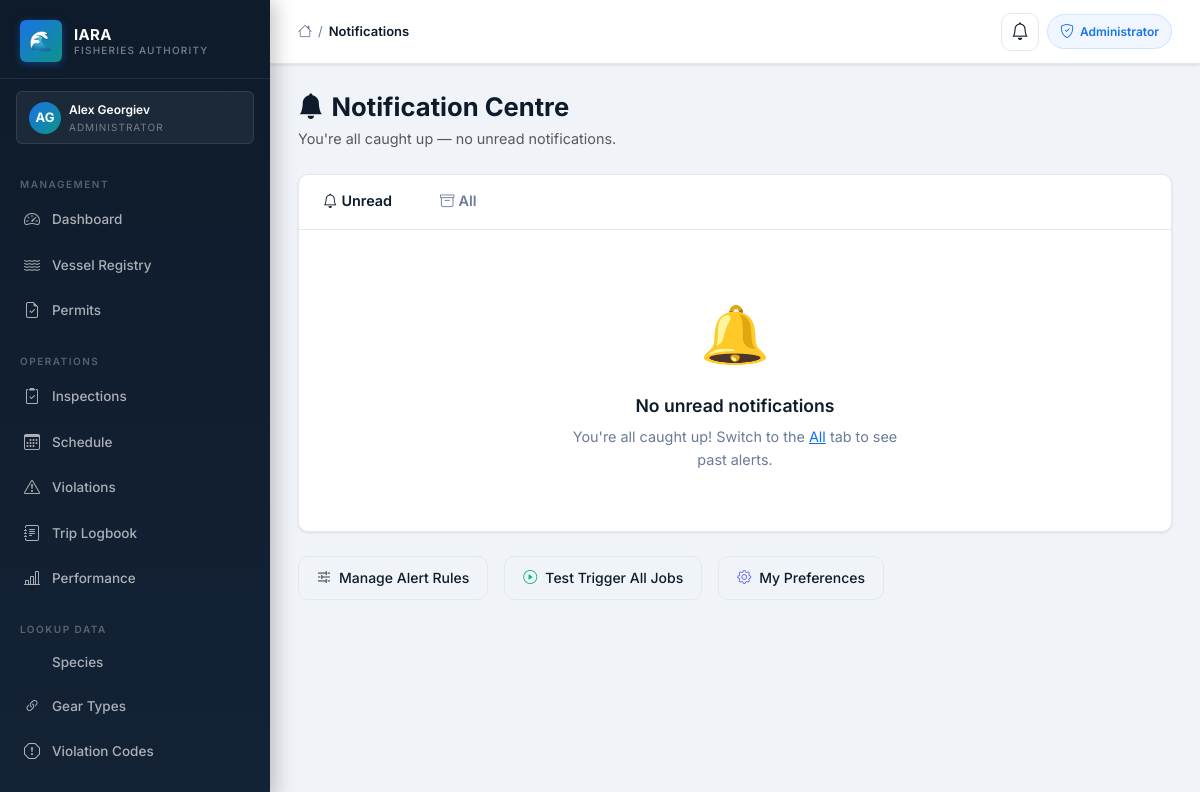
The app's page /alerts/ (signed in) with its own data.
### iara_app/models.py (models this page shows, shortened)
class User(UserMixin, db.Model):
    __tablename__ = "users"
    id = db.Column(db.Integer, primary_key=True)
    first_name = db.Column(db.String(50), nullable=False)
    last_name = db.Column(db.String(50), nullable=False)
    email = db.Column(db.String(120), unique=True, nullable=False)
    phone = db.Column(db.String(20), nullable=False)
    role = db.Column(db.String(50), nullable=False)
    password_hash = db.Column(db.String(128), nullable=False)
    vessel_registration = db.Column(db.String(50))
    fishing_permit_number = db.Column(db.String(50))
    inspector_id = db.Column(db.Integer, db.ForeignKey("users.id"), nullable=True)
    id_number = db.Column(db.String(50))
    age_category = db.Column(db.String(20))
    created_at = db.Column(db.DateTime, default=datetime.utcnow)
    is_active = db.Column(db.Boolean, default=True)
    reset_token       = db.Column(db.String(100), nullable=True)
    reset_token_expiry = db.Column(db.DateTime, nullable=True)
    failed_logins   = db.Column(db.Integer, default=0)
    locked_until    = db.Column(db.DateTime, nullable=True)
    inspections = db.relationship("Inspection", foreign_keys="Inspection.inspector_id", backref="inspector", lazy=True)
    scheduled_inspections = db.relationship("ScheduledInspection", foreign_keys="ScheduledInspection.inspector_id", backref="assigned_inspector", lazy=True)
    created_scheduled_inspections = db.relationship("ScheduledInspection", foreign_keys="ScheduledInspection.created_by_id", backref="created_by_user", lazy=True)
    audit_logs = db.relationship("AuditLog", foreign_keys="AuditLog.user_id", backref="user", lazy=True)
    alerts = db.relationship("Alert", foreign_keys="Alert.user_id", backref="recipient", lazy=True)

### iara_app/routes/alerts.py (the view)
@bp.route("/")
@login_required
def notification_center():
    tab = request.args.get("tab", "unread")   # "unread" | "all"
    page = request.args.get("page", 1, type=int)
    base_q = Alert.query.filter_by(user_id=current_user.id).order_by(Alert.created_at.desc())
    if tab == "unread":
        base_q = base_q.filter_by(is_read=False)
    pagination = base_q.paginate(page=page, per_page=20, error_out=False)
    alerts = pagination.items
    return render_template(
        "alerts/notification_center.html",
        title="Notifications",
        alerts=alerts,
        pagination=pagination,
        tab=tab,
        unread_count=_unread_count(),
    )

### iara_app/routes/alerts.py (called while the page is built)
def _unread_count():
    return Alert.query.filter_by(user_id=current_user.id, is_read=False).count()

### iara_app/templates/alerts/notification_center.html (shortened to what this page needs)
{% extends "layout/base.html" %}
{% block content %}
<div class="d-flex align-items-center justify-content-between mb-4">
  <div>
    <h1 class="fw-bold mb-1" style="font-size:1.6rem;">
      <i class="bi bi-bell-fill me-2" style="color:var(--accent-primary);"></i>Notification Centre
    </h1>
    <p class="text-muted mb-0" style="font-size:.9rem;">
      {% if unread_count > 0 %}
        You have <strong>{{ unread_count }}</strong> unread notification{{ 's' if unread_count != 1 }}.
      {% else %}
        You're all caught up — no unread notifications.
      {% endif %}
    </p>
  </div>
</div>
<div class="iara-card mb-4" style="padding:0;overflow:hidden;">
  <div style="display:flex;border-bottom:1px solid var(--border-color);">
    <a href="{{ url_for('alerts.notification_center', tab='unread') }}"
       style="padding:14px 24px;font-size:.9rem;font-weight:600;text-decoration:none;border-bottom:3px solid {% if tab=='unread' %}var(--accent-primary){% else %}transparent{% endif %};color:{% if tab=='unread' %}var(--accent-primary){% else %}var(--text-secondary){% endif %};">
      <i class="bi bi-bell me-1"></i>Unread
    </a>
    <a href="{{ url_for('alerts.notification_center', tab='all') }}"
       style="padding:14px 24px;font-size:.9rem;font-weight:600;text-decoration:none;border-bottom:3px solid {% if tab=='all' %}var(--accent-primary){% else %}transparent{% endif %};color:{% if tab=='all' %}var(--accent-primary){% else %}var(--text-secondary){% endif %};">
      <i class="bi bi-archive me-1"></i>All
    </a>
  </div>
  {% if alerts %}
    <div>
      {% for alert in alerts %}
      <div style="display:flex;align-items:flex-start;gap:16px;padding:16px 20px;border-bottom:1px solid var(--border-color);{% if not alert.is_read %}background:rgba(59,130,246,.04);{% endif %}transition:background .15s;">
        <div style="font-size:1.4rem;padding-top:2px;min-width:24px;text-align:center;">
          {{ sev_icon(alert.severity) }}
        </div>
        <div style="flex:1;min-width:0;">
          <div class="d-flex align-items-center gap-2 mb-1 flex-wrap">
            <span style="font-weight:{% if not alert.is_read %}700{% else %}500{% endif %};font-size:.95rem;color:var(--text-primary);">
              {{ alert.title }}
            </span>
            {{ sev_badge(alert.severity) }}
            {% if not alert.is_read %}
              <span class="badge" style="background:var(--accent-primary);color:#fff;font-size:10px;">NEW</span>
            {% endif %}
          </div>
          <p style="font-size:.85rem;color:var(--text-secondary);margin:0 0 6px;">{{ alert.message }}</p>
          <small style="color:var(--text-muted,#94a3b8);font-size:.78rem;">
            <i class="bi bi-clock me-1"></i>{{ alert.created_at.strftime('%d %b %Y %H:%M') }}
            &nbsp;·&nbsp;
            <span style="text-transform:capitalize;">{{ alert.type.replace('_',' ') }}</span>
          </small>
        </div>
        <div style="display:flex;flex-direction:column;gap:6px;align-items:flex-end;min-width:90px;">
          {% if not alert.is_read %}
          <form method="post" action="{{ url_for('alerts.mark_read', alert_id=alert.id) }}">
            <input type="hidden" name="csrf_token" value="{{ csrf_token() }}">
            <button type="submit" title="Mark read{% if alert.link_url %} & open{% endif %}"
              style="background:var(--surface-hover,#f1f5f9);border:1px solid var(--border-color);border-radius:8px;padding:5px 12px;font-size:.8rem;cursor:pointer;color:var(--text-primary);">
              {% if alert.link_url %}<i class="bi bi-arrow-right-circle me-1"></i>Open{% else %}<i class="bi bi-check me-1"></i>Read{% endif %}
            </button>
          </form>
          {% elif alert.link_url %}
          <a href="{{ alert.link_url }}"
             style="background:var(--surface-hover,#f1f5f9);border:1px solid var(--border-color);border-radius:8px;padding:5px 12px;font-size:.8rem;text-decoration:none;color:var(--text-primary);">
            <i class="bi bi-arrow-right-circle me-1"></i>Open
          </a>
          {% endif %}
        </div>
      </div>
      {% endfor %}
    </div>
    {% if pagination.pages > 1 %}
    <div style="padding:16px 20px;display:flex;gap:8px;align-items:center;justify-content:center;">
      {% if pagination.has_prev %}
      <a href="{{ url_for('alerts.notification_center', tab=tab, page=pagination.prev_num) }}"
         class="btn btn-sm btn-outline-secondary">‹ Prev</a>
      {% endif %}
      <span style="font-size:.85rem;color:var(--text-secondary);">
        Page {{ pagination.page }} of {{ pagination.pages }}
      </span>
      {% if pagination.has_next %}
      <a href="{{ url_for('alerts.notification_center', tab=tab, page=pagination.next_num) }}"
         class="btn btn-sm btn-outline-secondary">Next ›</a>
      {% endif %}
    </div>
    {% endif %}
  {% else %}
    <div style="text-align:center;padding:60px 20px;">
      <div style="font-size:3.5rem;margin-bottom:16px;">🔔</div>
      <h3 style="font-size:1.1rem;font-weight:600;color:var(--text-primary);margin-bottom:8px;">
        {% if tab == 'unread' %}No unread notifications{% else %}No notifications yet{% endif %}
      </h3>
      <p style="color:var(--text-secondary);font-size:.9rem;max-width:340px;margin:0 auto;">
        {% if tab == 'unread' %}
          You're all caught up! Switch to the <a href="{{ url_for('alerts.notification_center', tab='all') }}">All</a> tab to see past alerts.
        {% else %}
          The system will automatically generate alerts for permit expiry, high-risk vessels, and unusual activity.
        {% endif %}
      </p>
    </div>
  {% endif %}
</div>
{% if current_user.role == 'administrator' %}
<div class="d-flex gap-3 flex-wrap">
  <a href="{{ url_for('alerts.alert_rules') }}"
     style="display:inline-flex;align-items:center;gap:8px;padding:10px 18px;background:var(--surface-card);border:1px solid var(--border-color);border-radius:10px;text-decoration:none;color:var(--text-primary);font-size:.875rem;font-weight:500;">
    <i class="bi bi-sliders2" style="color:var(--accent-primary);"></i>Manage Alert Rules
  </a>
  <a href="{{ url_for('alerts.test_trigger') }}"
     style="display:inline-flex;align-items:center;gap:8px;padding:10px 18px;background:var(--surface-card);border:1px solid var(--border-color);border-radius:10px;text-decoration:none;color:var(--text-primary);font-size:.875rem;font-weight:500;">
    <i class="bi bi-play-circle" style="color:#10b981;"></i>Test Trigger All Jobs
  </a>
  <a href="{{ url_for('alerts.preferences') }}"
     style="display:inline-flex;align-items:center;gap:8px;padding:10px 18px;background:var(--surface-card);border:1px solid var(--border-color);border-radius:10px;text-decoration:none;color:var(--text-primary);font-size:.875rem;font-weight:500;">
    <i class="bi bi-gear" style="color:#6366f1;"></i>My Preferences
  </a>
</div>
{% endif %}
{% endblock %}

### iara_app/templates/layout/base.html (shortened to what this page needs)
<!DOCTYPE html>
<html lang="en">
<head>
  <link href="https://cdn.jsdelivr.net/npm/bootstrap@5.3.2/dist/css/bootstrap.min.css" rel="stylesheet">
  <link rel="stylesheet" href="https://cdn.jsdelivr.net/npm/bootstrap-icons@1.11.3/font/bootstrap-icons.min.css">
  <link rel="stylesheet" href="{{ url_for('static', filename='css/iara_theme.css') }}">
</head>
<body>
  {% if current_user.is_authenticated %}
  <aside class="iara-sidebar">
    <a class="sidebar-brand" href="#">
      <div class="sidebar-brand-icon">🌊</div>
      <div class="sidebar-brand-text">
        <div class="sidebar-brand-name">IARA</div>
        <div class="sidebar-brand-sub">Fisheries Authority</div>
      </div>
    </a>
    <div class="sidebar-role-banner">
      <div class="sidebar-role-avatar">
        {{ current_user.first_name[0]|upper }}{{ current_user.last_name[0]|upper }}
      </div>
      <div>
        <div class="sidebar-role-name">{{ current_user.first_name }} {{ current_user.last_name }}</div>
        <div class="sidebar-role-label">
          {% if current_user.role == "administrator" %}Administrator
          {% elif current_user.role == "inspector" %}Inspector
          {% elif current_user.role == "fisherman" %}Fisherman
          {% else %}Amateur Fisher{% endif %}
        </div>
      </div>
    </div>
    <nav class="sidebar-nav">
      {% if current_user.role == "administrator" %}
      <div class="sidebar-section-label">Management</div>
      <a href="{{ url_for('admin.admin_dashboard') }}"
        class="sidebar-link {% if request.endpoint == 'admin.admin_dashboard' %}active{% endif %}">
        <i class="bi bi-speedometer2"></i> Dashboard
      </a>
      <a href="{{ url_for('admin.vessels') }}"
        class="sidebar-link {% if 'vessel' in request.endpoint %}active{% endif %}">
        <i class="bi bi-water"></i> Vessel Registry
      </a>
      <a href="{{ url_for('admin.permits') }}"
        class="sidebar-link ">
        <i class="bi bi-file-earmark-check"></i> Permits
      </a>
      <div class="sidebar-section-label" style="margin-top:8px;">Operations</div>
      <a href="{{ url_for('admin.admin_inspections') }}"
        class="sidebar-link {% if 'inspection' in request.endpoint and 'schedule' not in request.endpoint %}active{% endif %}">
        <i class="bi bi-clipboard2-check"></i> Inspections
      </a>
      <a href="{{ url_for('admin.schedule_list') }}"
        class="sidebar-link {% if 'schedule' in request.endpoint %}active{% endif %}">
        <i class="bi bi-calendar3"></i> Schedule
      </a>
      <a href="{{ url_for('admin.admin_violations') }}"
        class="sidebar-link {% if 'violation' in request.endpoint %}active{% endif %}">
        <i class="bi bi-exclamation-triangle"></i> Violations
      </a>
      <a href="{{ url_for('trips.trips_list') }}"
        class="sidebar-link {% if 'trips' in request.endpoint %}active{% endif %}">
        <i class="bi bi-journal-text"></i> Trip Logbook
      </a>
      <a href="{{ url_for('admin.admin_inspector_performance') }}"
        class="sidebar-link {% if 'performance' in request.endpoint %}active{% endif %}">
        <i class="bi bi-bar-chart-line"></i> Performance
      </a>
      <div class="sidebar-section-label" style="margin-top:8px;">Lookup Data</div>
      <a href="{{ url_for('lookup.species_list') }}"
        class="sidebar-link {% if 'species' in request.endpoint %}active{% endif %}">
         Species
      </a>
      <a href="{{ url_for('lookup.gear_list') }}"
        class="sidebar-link {% if 'gear' in request.endpoint %}active{% endif %}">
        <i class="bi bi-link-45deg"></i> Gear Types
      </a>
      <a href="{{ url_for('lookup.violation_codes_list') }}"
        class="sidebar-link {% if 'violation_code' in request.endpoint %}active{% endif %}">
        <i class="bi bi-exclamation-octagon"></i> Violation Codes
      </a>
      <div class="sidebar-section-label" style="margin-top:8px;">System</div>
      {% endif %}
    </nav>
  </aside>
  {% endif %}
  <div class="iara-main" {% if not current_user.is_authenticated %}style="margin-left:0;" {% endif %}>
    <header class="iara-topbar">
      <div class="topbar-breadcrumb">
        <i class="bi bi-house" style="color:var(--text-secondary);font-size:14px;"></i>
        <span class="bc-sep">/</span>
        <span class="bc-current">{{ title if title else "Dashboard" }}</span>
      </div>
      <div class="topbar-actions">
        {% if current_user.is_authenticated %}
        <a href="{{ url_for('alerts.notification_center') }}"
           id="notif-bell-btn"
           style="position:relative;display:inline-flex;align-items:center;justify-content:center;width:38px;height:38px;background:var(--surface-card);border:1px solid var(--border-color);border-radius:10px;text-decoration:none;color:var(--text-primary);transition:background .15s;"
           title="Notifications">
          <i class="bi bi-bell" style="font-size:1.1rem;"></i>
        </a>
        {% if current_user.role == "administrator" %}
        <span class="topbar-badge">
          <i class="bi bi-shield-check"></i> Administrator
        </span>
        {% elif current_user.role == "inspector" %}
        <span class="topbar-badge" style="background:#eff6ff;border-color:#bfdbfe;color:#1d4ed8;">
          <i class="bi bi-clipboard2-check"></i> Inspector
        </span>
        {% elif current_user.role == "fisherman" %}
        <span class="topbar-badge" style="background:#f0fdf4;border-color:#bbf7d0;color:#15803d;">
          <i class="bi bi-water"></i> Fisherman
        </span>
        {% else %}
        <span class="topbar-badge" style="background:#fffbeb;border-color:#fde68a;color:#b45309;">
          <i class="bi bi-person"></i> Amateur
        </span>
        {% endif %}
        {% endif %}
      </div>
    </header>
    <main class="iara-content">
      {% block content %}{% endblock %}
    </main>
  </div>
</body>
</html>

### records on screen
User: first_name "A", last_name "G", first_name "Alex", last_name "Georgiev"

### other values on screen
{{ title if title else "Dashboard" }} "Notifications"
